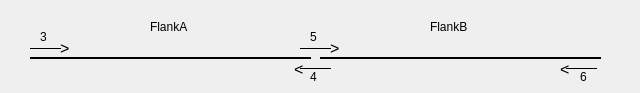
           <widget class="QWidget" name="page_2">
            <widget class="Line" name="line_7">
             <property name="geometry">
              <rect>
               <x>566</x>
               <y>60</y>
               <width>31</width>
               <height>16</height>
              </rect>
             </property>
             <property name="frameShadow">
              <enum>QFrame::Plain</enum>
             </property>
             <property name="orientation">
              <enum>Qt::Horizontal</enum>
             </property>
            </widget>
            <widget class="Line" name="line_8">
             <property name="geometry">
              <rect>
               <x>300</x>
               <y>40</y>
               <width>31</width>
               <height>16</height>
              </rect>
             </property>
             <property name="frameShadow">
              <enum>QFrame::Plain</enum>
             </property>
             <property name="orientation">
              <enum>Qt::Horizontal</enum>
             </property>
            </widget>
            <widget class="QLabel" name="label_14">
             <property name="geometry">
              <rect>
               <x>580</x>
               <y>70</y>
               <width>51</width>
               <height>14</height>
              </rect>
             </property>
             <property name="text">
              <string>6</string>
             </property>
            </widget>
            <widget class="Line" name="line_9">
             <property name="geometry">
              <rect>
               <x>300</x>
               <y>60</y>
               <width>31</width>
               <height>16</height>
              </rect>
             </property>
             <property name="frameShadow">
              <enum>QFrame::Plain</enum>
             </property>
             <property name="orientation">
              <enum>Qt::Horizontal</enum>
             </property>
            </widget>
            <widget class="QLabel" name="label_15">
             <property name="geometry">
              <rect>
               <x>560</x>
               <y>60</y>
               <width>16</width>
               <height>16</height>
              </rect>
             </property>
             <property name="font">
              <font>
               <pointsize>12</pointsize>
              </font>
             </property>
             <property name="text">
              <string>&lt;</string>
             </property>
            </widget>
            <widget class="QLabel" name="label_16">
             <property name="geometry">
              <rect>
               <x>330</x>
               <y>40</y>
               <width>16</width>
               <height>16</height>
              </rect>
             </property>
             <property name="font">
              <font>
               <pointsize>12</pointsize>
              </font>
             </property>
             <property name="text">
              <string>&gt;</string>
             </property>
            </widget>
            <widget class="QLabel" name="label_17">
             <property name="geometry">
              <rect>
               <x>310</x>
               <y>30</y>
               <width>51</width>
               <height>14</height>
              </rect>
             </property>
             <property name="text">
              <string>5</string>
             </property>
            </widget>
            <widget class="Line" name="line_10">
             <property name="geometry">
              <rect>
               <x>30</x>
               <y>40</y>
               <width>31</width>
               <height>16</height>
              </rect>
             </property>
             <property name="frameShadow">
              <enum>QFrame::Plain</enum>
             </property>
             <property name="orientation">
              <enum>Qt::Horizontal</enum>
             </property>
            </widget>
            <widget class="QLabel" name="label_18">
             <property name="geometry">
              <rect>
               <x>310</x>
               <y>70</y>
               <width>51</width>
               <height>14</height>
              </rect>
             </property>
             <property name="text">
              <string>4</string>
             </property>
            </widget>
            <widget class="Line" name="line_11">
             <property name="geometry">
              <rect>
               <x>320</x>
               <y>50</y>
               <width>281</width>
               <height>16</height>
              </rect>
             </property>
             <property name="frameShadow">
              <enum>QFrame::Plain</enum>
             </property>
             <property name="lineWidth">
              <number>2</number>
             </property>
             <property name="orientation">
              <enum>Qt::Horizontal</enum>
             </property>
            </widget>
            <widget class="QLabel" name="label_19">
             <property name="geometry">
              <rect>
               <x>60</x>
               <y>40</y>
               <width>16</width>
               <height>16</height>
              </rect>
             </property>
             <property name="font">
              <font>
               <pointsize>12</pointsize>
              </font>
             </property>
             <property name="text">
              <string>&gt;</string>
             </property>
            </widget>
            <widget class="QLabel" name="label_20">
             <property name="geometry">
              <rect>
               <x>40</x>
               <y>30</y>
               <width>51</width>
               <height>14</height>
              </rect>
             </property>
             <property name="text">
              <string>3</string>
             </property>
            </widget>
            <widget class="QLabel" name="label_21">
             <property name="geometry">
              <rect>
               <x>294</x>
               <y>60</y>
               <width>16</width>
               <height>16</height>
              </rect>
             </property>
             <property name="font">
              <font>
               <pointsize>12</pointsize>
              </font>
             </property>
             <property name="text">
              <string>&lt;</string>
             </property>
            </widget>
            <widget class="Line" name="line_12">
             <property name="geometry">
              <rect>
               <x>30</x>
               <y>50</y>
               <width>281</width>
               <height>16</height>
              </rect>
             </property>
             <property name="frameShadow">
              <enum>QFrame::Plain</enum>
             </property>
             <property name="lineWidth">
              <number>2</number>
             </property>
             <property name="orientation">
              <enum>Qt::Horizontal</enum>
             </property>
            </widget>
            <widget class="QLabel" name="label_33">
             <property name="geometry">
              <rect>
               <x>150</x>
               <y>20</y>
               <width>59</width>
               <height>14</height>
              </rect>
             </property>
             <property name="text">
              <string>FlankA</string>
             </property>
            </widget>
            <widget class="QLabel" name="label_34">
             <property name="geometry">
              <rect>
               <x>430</x>
               <y>20</y>
               <width>59</width>
               <height>14</height>
              </rect>
             </property>
             <property name="text">
              <string>FlankB</string>
             </property>
            </widget>
           </widget>
